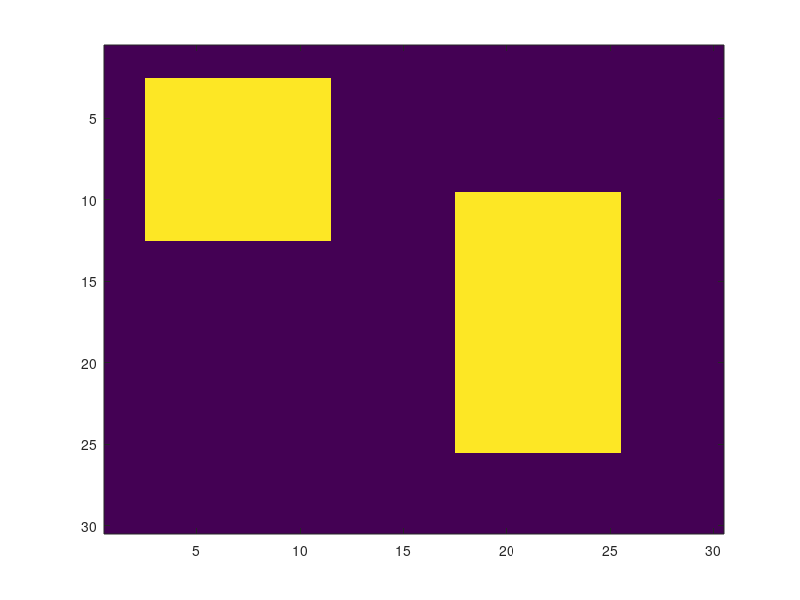

MATLAB code to generate this figure: (Note: this script raises an error after producing the figure.)
%%%%% This is a toy example which provides: 
% (1) simulations to generate a unipartite graph G with two dense subgraphs G1 and G2, both of
%%%%% which contain nodes with spatially contiguity(SC); 
% (2) implementation of SCCN-within (with SC integrated) on the simulated G to reveal latent topological
%%%%% structures (i.e., identify G0 (null), G1, G2); 
% (3) implementation of SCCN-within (without SC integrated) on the simulated G to reveal latent topological
%%%%% structures (i.e., identify G0 (null), G1, G2); 
% (4) network-based permutation test on extracted sub-networks for significance
% (5) plot detected subgraphs that pass the permutation test
% (6) performance evaluation of selected sub-networks in terms of TPR and FPR 

clc;clear;close all


%% (1) Simulations of G with two dense subgraphs G1 and G2

% construct G, ground truth
Da=zeros(30,30);
Da(3:12, 3:11)=1; %13*14=182 nodes
Da(10:25, 18:25)=2; %22*11=242 nodes

Da_show=Da;
temp_idx=find(Da_show==2);
Da_show(temp_idx)=1;
figure; imagesc(Da_show);ax=gca;ax.FontSize=18;ax.FontWeight='bold'; colormap summer;
title("ROI A, |R|=900 nodes",'FontSize',45,'FontWeight','bold','Color','k');

% add noise
rate_in=0.3;rate_out=0.3; %noise ratios
show_figure=1;
[Da_idx1,Da_idx2,Da_0]  = pick_case_idx(Da,rate_in, rate_out,show_figure);

 
% initialization
case_num=100;ctrl_num=100;
mu0=0;mu1=1;
cohensd=1.8;
show_figure=0;

% generate data
[W_input, threshold_GT, case_mtx, ctrl_mtx] = generate_data(Da, Da_idx1, Da_idx2, case_num, ctrl_num, mu0, mu1, cohensd,show_figure);

figure; imagesc(W_input);ax=gca;ax.FontSize=18;colorbar; colormap jet;
xlabel("Voxels in ROI A",'FontSize',20,'FontWeight','bold','Color','k');
ylabel("Voxels in ROI A",'FontSize',20,'FontWeight','bold','Color','k');
title("Input W",'FontSize',45,'FontWeight','bold','Color','k');

%% (2) implementation of **SCCN-within** (with SC integrated) on G

% construct infrastructure graph SA (spatial contiguity)
N1=size(Da,1);
indx_1d_A=[1:N1^2];
indx2d=reshape(indx_1d_A,N1,N1); % 30*30
[indxI,indxJ]=ind2sub(size(indx2d),indx_1d_A);
IJ=[indxI',indxJ'];

A_1d=pdist(IJ,'chebychev');  % 900choose2 pairs
A_2d=squareform(A_1d);  %900*900
A_2d_adj=A_2d;              %only adjacent vovels have distance=1
A_2d_adj(A_2d_adj>1.5)=0;    %all other distance=0
A_spa=A_2d_adj;  %900*900 matrix A

figure;imagesc(A_spa);


% initialization of parameters in proposed obj. function (see variable details in
% the function SCCN_within.m
SA=A_spa;
p0=0.008;
sum_cutoff=0;
lambda=1.5;
num_iter=1;
skip_step=20;
show_figure=1;show_progress=1;

[CID_SCCN, W_output, Clist_SCCN]=SCCN_within(W_input, SA, p0, sum_cutoff, lambda, num_iter,skip_step,show_figure,show_progress);


figure;
imagesc(W_output);colormap jet;colorbar;ax=gca;ax.FontSize=18;ax.FontWeight='bold';
title('Output W: SCCN with SC','FontSize',40,'FontWeight','bold','Color','k');
xlabel("Voxels in ROI A",'FontSize',20,'FontWeight','bold','Color','k');
ylabel("Voxels in ROI A",'FontSize',20,'FontWeight','bold','Color','k');



%% (3)implementation of **SCCN-within** (without SC integrated) on G
p0=threshold_GT;
num_iter=1
skip_step=50
show_progress=1;

tic
[CID_SICERS,W_SICERS, Clist_SICERS]=SICERS_skip(W_input,p0,num_iter,skip_step,show_progress);
elapsed_SICERS = toc;

figure;
imagesc(W_SICERS);colormap jet;colorbar;ax=gca;ax.FontSize=18;ax.FontWeight='bold';
title('Output W: SCCN without SC','FontSize',40,'FontWeight','bold','Color','k');
xlabel("Voxels in ROI A",'FontSize',20,'FontWeight','bold','Color','k');
ylabel("Voxels in ROI A",'FontSize',20,'FontWeight','bold','Color','k');

%% (4) Newwork-based permutation test
Wt_orig = [case_mtx;ctrl_mtx];
Wp_orig = W_input;

Clist=Clist_SCCN;
CID=CID_SCCN;
r_vec = [0.1 0.05 0.01 0.005 0.001]; %threshold for p-values


T_orig =  custom_statistic(Wp_orig, Clist, CID, r_vec);

M=50; %number of permutation
T_vec = zeros(M,1);
show_figure=0;show_progress=0;skip_step=50;
%node_density = @(C) sum(sum(C))/size(C,1);
for m=1:M 
    disp(['current iteration m= ',num2str(m)])
    Wt_c=Wt_orig(randperm(case_num+ctrl_num),:);
    Wt1_c=Wt_c(1:case_num,:);
    Wt2_c=Wt_c(case_num+1:end,:);
    [~,ptemp]=ttest2(Wt1_c,Wt2_c);
    
    Wp=squareform(-log(ptemp));
   
    [CID, Wp_output, Clist]=SCCN_within(Wp, SA, p0, sum_cutoff, lambda, num_iter,skip_step,show_figure,show_progress);  

    [~,T_vec(m)] = custom_statistic(Wp, Clist, CID, r_vec);    
end

CID=CID_SCCN; %%% remember to update!
P_value = zeros(length(T_orig),1); %multiple testing p-value
for i = 1:length(T_orig)
    if CID(i) <= 5
        P_value(i) = 1;
    else
        P_value(i) = sum((T_vec - T_orig(i)) >0 )/M;
    end
end

%% (5) plot detected subgraphs that pass the permutation test
CID=CID_SCCN;
Clist=Clist_SCCN;%%% remember to update!


cur_list_vec=[];
up = length(find(P_value<0.05)); 
for i = 1:up
    % load cluster node list
    if i == 1
        cur_list = Clist(1:CID(1));
    else
        cur_list = Clist(sum(CID(1:i-1))+1:sum(CID(1:i-1))+CID(i));
    end
    cur_list_vec=[cur_list_vec cur_list];
end 
 

Da_found=zeros(30,30);Da_found(cur_list_vec)=1;
figure;
imagesc(Da_found);colormap parula;colorbar;ax=gca;ax.FontSize=18;ax.FontWeight='bold';
title('Recovered ROI A','FontSize',45,'FontWeight','bold','Color','k');

%% (6) performance evaluation of selected sub-networks in terms of TPR and FPR 
% we calculate the edge-wise inference of the subgraphs
% the confusion matrix may look like
%                         (i,j) in Gc hat       |  (i,j) not in Gc hat
% ---------------------------------------------------------------------
% (i,j) in Gc        |      TP                  |    FN
% ---------------------------------------------------------------------
% (i,j) not in Gc    |      FP                  |    TN
% ---------------------------------------------------------------------
Da=zeros(30,30);
Da(3:12, 3:11)=1; %13*14=182 nodes
Da(10:25, 18:25)=2; %22*11=242 nodes
Da_idx10=find(Da==1);
Da_idx20=find(Da==2);

true_pos_nodes=[Da_idx10;Da_idx20];
true_neg_nodes=setdiff(1:900,true_pos_nodes);

tpr_vec=[]; fpr_vec=[];
show_figure=0;show_progress=0;  Wt_orig = [case_mtx;ctrl_mtx];skip_step=20;
r_vec = [0.1 0.05 0.01 0.005 0.001]; %threshold for p-values
%figure;imagesc(W);colormap jet;colorbar;ax=gca;ax.FontSize=18;ax.FontWeight='bold';

for d=1:500 %simulate 500 datasets and compute the mean (s.d) of TPR and FPR

    text = ['Current simulated dataset: d=',num2str(d)];
    disp(text)

    [W, ~, ~, ~] = generate_data(Da, Da_idx1, Da_idx2, case_num, ctrl_num, mu0, mu1, cohensd,show_figure);
    
    [CID_SCCN, W_output, Clist_SCCN]=SCCN_within(W_input, SA, p0, sum_cutoff, lambda, num_iter,skip_step,show_figure,show_progress);
    T_orig =  custom_statistic(W, Clist_SCCN, CID_SCCN, r_vec);    
    
%     [CID_SICERS,W_SICERS, Clist_SICERS]=SICERS_skip(W,p0,num_iter,skip_step,show_progress);
%      T_orig =  custom_statistic(W, Clist_SICERS, CID_SICERS, r_vec);    

    CID=CID_SCCN; %%% remember to update
    % need to compute T_vec from step (4)
    P_value = zeros(length(T_orig),1);
    for i = 1:length(T_orig)
        if CID(i) <= 5
            P_value(i) = 1;
        else
            P_value(i) = sum((T_vec - T_orig(i)) >-1 )/M;
        end
    end
    
    % obtain indexes of nodes in Gc hat
    cur_list_vec=[];
    Clist=Clist_SCCN;%%% remember to update
   
    up = length(find(P_value<0.05)); 
    for i = 1:up
        % load cluster node list
        if i == 1
            cur_list = Clist(1:CID(1));
        else
            cur_list = Clist(sum(CID(1:i-1))+1:sum(CID(1:i-1))+CID(i));
        end
        cur_list_vec=[cur_list_vec cur_list];
    end 

    predict_pos_nodes=cur_list_vec;

    % TPR: TP/(TP+FN)
    tp_nodes=intersect(predict_pos_nodes,true_pos_nodes,'stable');
    tpr=length(tp_nodes)/length(true_pos_nodes); 
    tpr_vec=[tpr_vec tpr];
    
    
    %% FPR: FP/(TN+FP)
    fp_nodes=intersect(predict_pos_nodes,true_neg_nodes,'stable');
    fpr=length(fp_nodes)/length(true_neg_nodes);
    fpr_vec=[fpr_vec fpr];
    
     
end 

display(['mean of TPR is ',num2str(mean(tpr_vec))] )
display(['std of TPR is ',num2str(std(tpr_vec))] )

display(['mean of FPR is ',num2str(mean(fpr_vec))] )
display(['std of FPR is ',num2str(std(fpr_vec))] )






